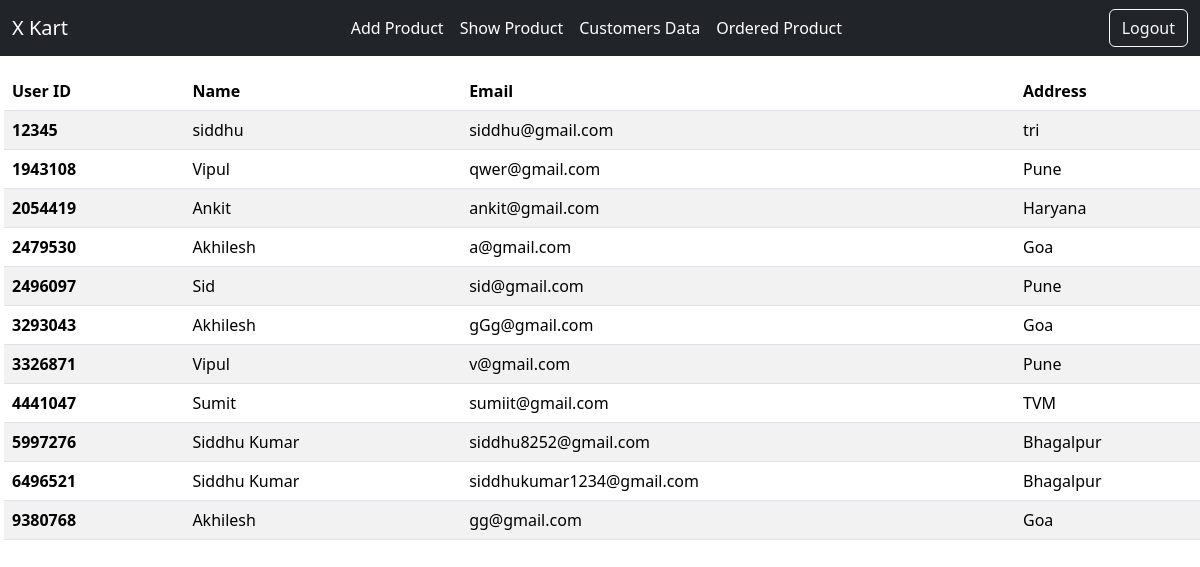
Page /customers_list on the committed database.
### tables this page shows
CREATE TABLE Customers( 
    name varchar(20), 
    email varchar(20), 
    password varchar(30),
    address varchar(300),
    city varchar(300),
    userid integer primary key
    );

### app.py (the view)
@app.route('/customers_list',methods=['GET','POST'])
def customers_list():
    with sqlite3.connect('sql.db') as connect:
        cursor = connect.cursor()
        cursor.execute('select userid, name, email, city, address from customers')
        data = cursor.fetchall()
    return render_template('customer_list.html',data = data)

### templates/customer_list.html (shortened to what this page needs)
<html lang="en">
<head>
    <link href="https://cdn.jsdelivr.net/npm/bootstrap@5.3.3/dist/css/bootstrap.min.css" rel="stylesheet">
</head>
<body>
    <nav class="navbar navbar-expand-lg navbar-dark bg-dark">
        <div class="container-fluid">
            <a class="navbar-brand" href="{{url_for('admin_home')}}">X Kart</a>
            <div class="collapse navbar-collapse" id="navbarSupportedContent">
                <ul class="navbar-nav ms-auto mb-2 mb-lg-0">
                    <li class="nav-item">
                        <a class="nav-link active" aria-current="page" href="{{url_for('admin_home')}}">Add Product</a>
                    </li>
                    <li class="nav-item">
                        <a class="nav-link active" href="{{url_for('show_product')}}">Show Product</a>
                    </li>
                    <li class="nav-item">
                        <a class="nav-link active" href="{{url_for('customers_list')}}">Customers Data</a>
                    </li>
                    <li class="nav-item">
                        <a class="nav-link active" href="{{url_for('admin_order')}}" aria-disabled="true">Ordered Product</a>
                    </li>
                </ul>
                <ul class="navbar-nav ms-auto mb-2 mb-lg-0">
                    <li class="nav-but">
                        <a class="btn btn-outline-light" href="/logout">Logout</a>
                    </li>
                </ul>
            </div>
        </div>
    </nav>
    <div class="row">
            <table class="m-3 p-3 table table-striped">
                <thead>
                  <tr>
                    <th scope="col">User ID</th>
                    <th scope="col">Name</th>
                    <th scope="col">Email</th>
                    <th scope="col">Address</th>
                  </tr>
                </thead>
                <tbody>
                {% for users in data %}
                <tr>
                    <th scope="row">{{users[0]}}</th>
                    <td>{{users[1]}}</td>
                    <td>{{users[2]}}</td>
                    <td>{{users[3]}}</td>
                </tr>
                {% endfor %}
                </tbody>
            </table>
        </div>
</body>
</html>

### rows in the picture
Customers: userid "12345", name "siddhu", email "siddhu@gmail.com", city "tri"
Customers: userid "1943108", name "Vipul", email "qwer@gmail.com", city "Pune"
Customers: userid "2054419", name "Ankit", email "ankit@gmail.com", city "Haryana"
Customers: userid "2479530", name "Akhilesh", email "a@gmail.com", city "Goa"
Customers: userid "2496097", name "Sid", email "sid@gmail.com", city "Pune"
Customers: userid "3293043", name "Akhilesh", email "gGg@gmail.com", city "Goa"
Customers: userid "3326871", name "Vipul", email "v@gmail.com", city "Pune"
Customers: userid "4441047", name "Sumit", email "sumiit@gmail.com", city "TVM"
Customers: userid "5997276", name "Siddhu Kumar", email "siddhu8252@gmail.com", city "Bhagalpur"
Customers: userid "6496521", name "Siddhu Kumar", email "siddhukumar1234@gmail.com", city "Bhagalpur"
Customers: userid "9380768", name "Akhilesh", email "gg@gmail.com", city "Goa"
